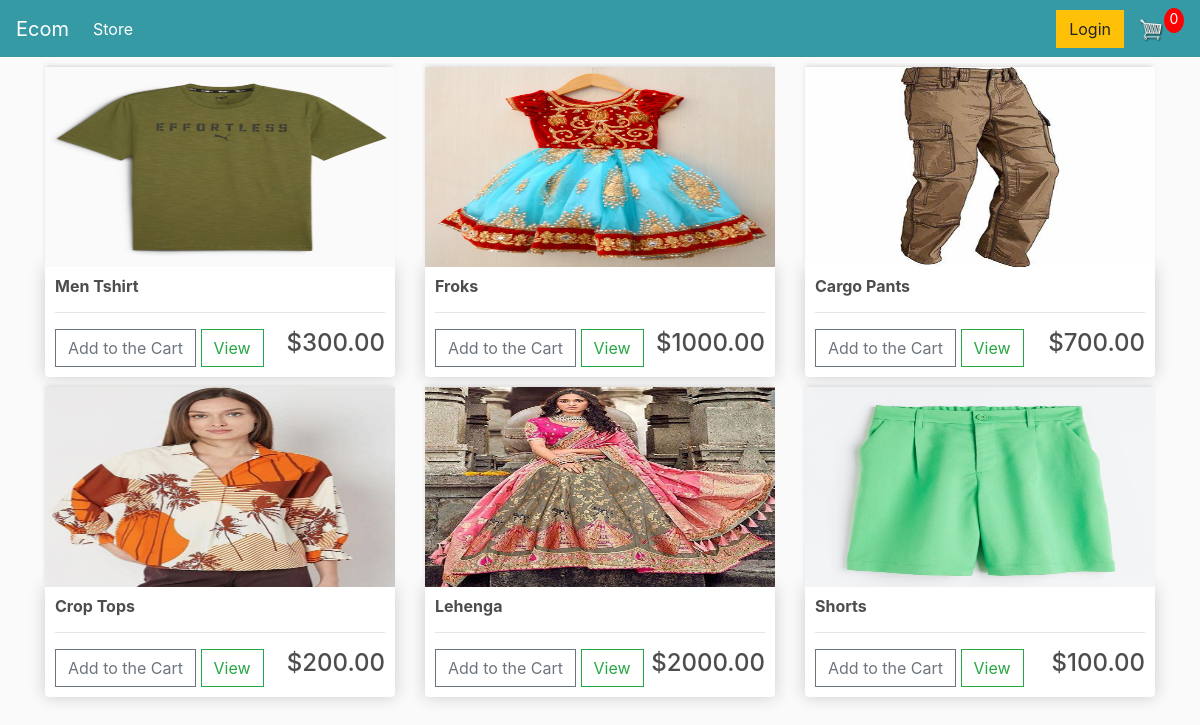
The page / on the database its author committed.
### ecommerce_app/models.py (models this page shows)
class Product(models.Model):
    name = models.CharField(max_length=200)
    price = models.DecimalField(max_digits=10, decimal_places=2)
    digital = models.BooleanField(default=False,null=True, blank= True)
    image = models.ImageField(null=True, blank=True)
    def __str__(self):
        return self.name
    @property
    def imageURL(self):
        try:
            url = self.image.url
        except:
            url = ''
        return url

### ecommerce_app/views.py (the view)
# urls.py: path('',views.store,name="store"),
def store(request):
    data = cartData(request)
    cartItems= data['cartItems']
    products=Product.objects.all()
    context={'products':products,'cartItems': cartItems}
    return render(request, 'store/store.html',context)

### ecommerce_app/utils.py (called while the page is built, shortened)
def cookieCart(request):
    try:
        cart = json.loads(request.COOKIES['cart'])
    except:
        cart = {}
    print('CART:', cart)
    items = []
    order = {'get_cart_total':0, 'get_cart_items':0, 'shipping':False}
    cartItems = order['get_cart_items']
    return{ 'cartItems':cartItems,'order':order,'items':items}

def cartData(request):
    if request.user.is_authenticated:
        customer = request.user.customer
        order, created = Order.objects.get_or_create(customer=customer, complete=False)
        items = order.orderitem_set.all()
        cartItems= order.get_cart_items
    else:
        cookieData = cookieCart(request)
        cartItems= cookieData['cartItems']
        order = cookieData['order']
        items= cookieData['items']
    return{'cartItems':cartItems,'order':order,'items':items}

### ecommerce_app/templates/store/store.html
{% extends 'store/main.html' %}
{% load static %}
{% block content %}
    <div class="row">
        {%for product in products%}
        <div class="col-lg-4">
            <img class="thumbnail" src="{{product.imageURL}}">
            <div class="box-element product">
                <h6><strong>{{product}}</strong></h6>
                <hr>
                <button data-product={{product.id}} data-action="add" class="btn btn-outline-secondary add-btn update-cart">Add to the Cart</button>
                <a class="btn btn-outline-success" herf="#">View</a>
                <h4 style="display: inline-block;float: right">${{product.price|floatformat:2}}</h4>
            </div>
        </div>
        {% endfor %}
    </div>
{% endblock content %}

### ecommerce_app/templates/store/main.html (shortened to what this page needs)
<!DOCTYPE html>
{% load static %}
<html>
    <head>
        <link rel="stylesheet" href="https://cdn.jsdelivr.net/npm/bootstrap@4.5.3/dist/css/bootstrap.min.css">
        <link rel="stylesheet" type="text/css" href="{% static 'css/main.css' %}">
    </head>
    <body>
        <nav class="navbar navbar-expand-lg navbar-dark bg-dark">
            <a class="navbar-brand" href="{% url 'store'%}">Ecom</a>
            <div class="collapse navbar-collapse" id="navbarSupportedContent">
                <ul class="navbar-nav mr-auto">
                    <li class="nav-item active">
                        <a class="nav-link" href="{% url 'store'%}">Store <span class="sr-only">(current)</span></a>
                    </li>
                </ul>
                <div class="form-inline my-2 my-lg-0">
                    <a href="#" class="btn btn-warning">Login</a>
                    <a href="{% url 'cart' %}">
                        <img id="cart-icon" src="{% static 'images/cart.png' %}">
                    </a>
                    <p id="cart-total">{{cartItems}}</p>
                </div>
            </div>
          </nav>
        <div class="container">
            {% block content %}
            {% endblock content %}
        </div>
    </body>
</html>

### static/css/main.css (style rules this page uses)
body { background-color: hsl(0, 0%, 98%); }
h1,h2,h3,h4,h5,h6 { color:hsl(0, 0%, 30%); }
.box-element { box-shadow:hsl(0, 0%, 80%) 0 0 16px; background-color: #fff; border-radius: 4px; padding: 10px; }
.thumbnail { width: 100%; height: 200px; -webkit-box-shadow: -1px -3px 5px -2px rgba(214,214,214,1); -moz-box-shadow: -1px -3px 5px -2px rgba(214,214,214,1); box-shadow: -1px -3px 5px -2px rgba(214,214,214,1); }
.product { border-radius: 0 0 4px 4px; }
.bg-dark { background-color: #369aa5!important; }
#cart-icon { width: 25px; display: inline-block; margin-left: 15px; }
#cart-total { display: block; text-align: center; color:#fff; background-color: red; width: 20px; height: 25px; border-radius: 50%; font-size: 14px; }
.col-lg-4, .col-lg-6, .col-lg-8, .col-lg-12 { margin-top: 10px; }
.btn { border-radius: 0; }

### rows shown on the page
Product: imageURL (picture), name "Men Tshirt", price "300.00"
Product: imageURL (picture), name "Froks", price "1000.00"
Product: imageURL (picture), name "Cargo Pants", price "700.00"
Product: imageURL (picture), name "Crop Tops", price "200.00"
Product: imageURL (picture), name "Lehenga", price "2000.00"
Product: imageURL (picture), name "Shorts", price "100.00"

### other values the page prints
{{ cartItems }} "0"
